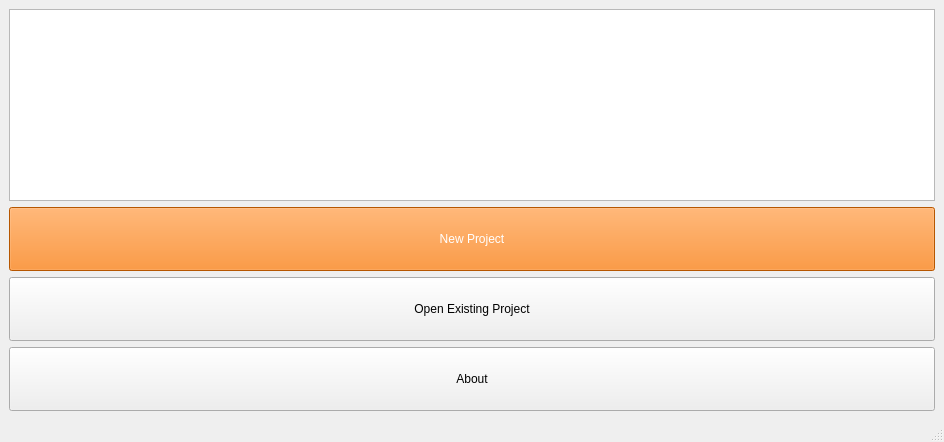
<?xml version="1.0" encoding="UTF-8"?>
<ui version="4.0">
 <class>MainWindow</class>
 <widget class="QMainWindow" name="MainWindow">
  <property name="windowModality">
   <enum>Qt::WindowModality::ApplicationModal</enum>
  </property>
  <property name="enabled">
   <bool>true</bool>
  </property>
  <property name="geometry">
   <rect>
    <x>0</x>
    <y>0</y>
    <width>944</width>
    <height>442</height>
   </rect>
  </property>
  <property name="sizePolicy">
   <sizepolicy hsizetype="Minimum" vsizetype="Preferred">
    <horstretch>0</horstretch>
    <verstretch>0</verstretch>
   </sizepolicy>
  </property>
  <property name="minimumSize">
   <size>
    <width>944</width>
    <height>0</height>
   </size>
  </property>
  <property name="sizeIncrement">
   <size>
    <width>11</width>
    <height>0</height>
   </size>
  </property>
  <property name="windowTitle">
   <string>MainWindow</string>
  </property>
  <property name="windowIcon">
   <iconset theme="QIcon::ThemeIcon::Computer"/>
  </property>
  <property name="styleSheet">
   <string notr="true"/>
  </property>
  <widget class="QWidget" name="centralwidget">
   <layout class="QVBoxLayout" name="verticalLayout">
    <item>
     <widget class="QGraphicsView" name="graphicsView"/>
    </item>
    <item>
     <widget class="QPushButton" name="btn_newProject">
      <property name="sizePolicy">
       <sizepolicy hsizetype="Minimum" vsizetype="MinimumExpanding">
        <horstretch>0</horstretch>
        <verstretch>0</verstretch>
       </sizepolicy>
      </property>
      <property name="styleSheet">
       <string notr="true">QPushButton{
	background-color : rgb(255, 120, 0);
	color : rgb(255, 255, 255);
	padding : 5px;
}
	</string>
      </property>
      <property name="text">
       <string>New Project</string>
      </property>
     </widget>
    </item>
    <item>
     <widget class="QPushButton" name="btn_openExistingProject">
      <property name="sizePolicy">
       <sizepolicy hsizetype="Minimum" vsizetype="MinimumExpanding">
        <horstretch>0</horstretch>
        <verstretch>0</verstretch>
       </sizepolicy>
      </property>
      <property name="text">
       <string>Open Existing Project</string>
      </property>
     </widget>
    </item>
    <item>
     <widget class="QPushButton" name="btn_about">
      <property name="sizePolicy">
       <sizepolicy hsizetype="Minimum" vsizetype="MinimumExpanding">
        <horstretch>0</horstretch>
        <verstretch>0</verstretch>
       </sizepolicy>
      </property>
      <property name="text">
       <string>About</string>
      </property>
     </widget>
    </item>
   </layout>
  </widget>
  <widget class="QStatusBar" name="statusbar"/>
 </widget>
 <resources/>
 <connections/>
</ui>
